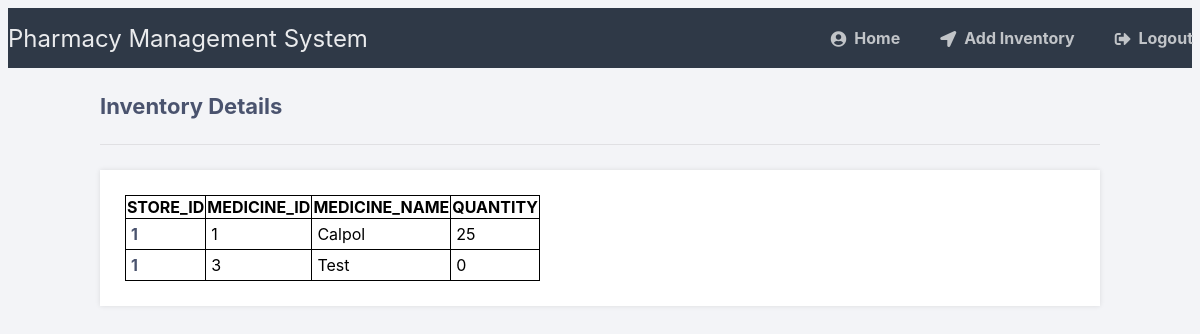
The app's page /viewinventory.php (signed in) with its own data.
### tables this page shows
CREATE TABLE `inventory` (
  `STORE_ID` int(20) NOT NULL,
  `MEDICINE_ID` int(20) NOT NULL,
  `QUANTITY` decimal(10,0) NOT NULL
);

CREATE TABLE `medicine` (
  `MEDICINE_ID` int(20) NOT NULL,
  `MEDICINE_NAME` varchar(20) NOT NULL,
  `MANUFACTURER` varchar(20) NOT NULL,
  `PRICE` decimal(10,0) NOT NULL,
  `DATE_OF_MANUFACTURE` date NOT NULL,
  `DATE_OF_EXPIRY` date NOT NULL,
  `DESCRIPTION` varchar(20) NOT NULL
);

### viewinventory.php (the view, shortened to what this page needs)
<?php
$DATABASE_HOST = 'localhost';
$DATABASE_USER = 'root';
$DATABASE_PASS = '';
$DATABASE_NAME = 'pharmacylogin';
$con = mysqli_connect($DATABASE_HOST, $DATABASE_USER, $DATABASE_PASS, $DATABASE_NAME);
$stmt = $con->prepare("SELECT STORE_ID, inventory.MEDICINE_ID, MEDICINE_NAME, QUANTITY FROM INVENTORY INNER JOIN MEDICINE ON INVENTORY.MEDICINE_ID = MEDICINE.MEDICINE_ID");
$stmt->execute();
$result = $stmt->get_result();
?>
<!DOCTYPE html>
<html>
	<head>
		<link href="style.css" rel="stylesheet" type="text/css">
		<link rel="stylesheet" href="https://use.fontawesome.com/releases/v5.7.1/css/all.css">
	</head>
	<body class="loggedin">
		<nav class="navtop">
			<div>
				<h1>Pharmacy Management System</h1>
				<a href="admin.php"><i class="fas fa-user-circle"></i>Home</a>
				<a href="addinventory.php"><i class="fas fa-location-arrow"></i>Add Inventory</a>
				<a href="logout.php"><i class="fas fa-sign-out-alt"></i>Logout</a>
			</div>
		</nav>
		<div class="content">
		<h2>Inventory Details</h2>
			<div>
				<table>
					<tr>
						<th>STORE_ID</th>
						<th>MEDICINE_ID</th>
						<th>MEDICINE_NAME</th>
						<th>QUANTITY</th>
					</tr>
<?php
while($data = $result->fetch_assoc()) {
?>
					<tr>
						<td><?=$data['STORE_ID']?></td>
						<td><?=$data['MEDICINE_ID']?></td>
						<td><?=$data['MEDICINE_NAME']?></td>
						<td><?=$data['QUANTITY']?></td>
					</tr>
<?php
}
?>
				</table>
			</div>
		</div>
	</body>
</html>

### style.css (style rules this page uses)
* { box-sizing: border-box; font-family: -apple-system, BlinkMacSystemFont, "segoe ui", roboto, oxygen, ubuntu, cantarell, "fira sans", "droid sans", "helvetica neue", Arial, sans-serif; font-size: 16px; -webkit-font-smoothing: antialiased; -moz-osx-font-smoothing: grayscale; }
body { background-color: #435165; }
.navtop { background-color: #2f3947; height: 60px; width: 100%; border: 0; }
.navtop div { display: flex; margin: 0 auto; width: 1205px; height: 100%; }
.navtop div h1, .navtop div a { display: inline-flex; align-items: center; }
.navtop div h1 { flex: 1; font-size: 24px; padding: 0; margin: 0; color: #eaebed; font-weight: normal; }
.navtop div a { padding: 0 20px; text-decoration: none; color: #c1c4c8; font-weight: bold; }
.navtop div a i { padding: 2px 8px 0 0; }
body.loggedin { background-color: #f3f4f7; }
.content { width: 1000px; margin: 0 auto; }
.content h2 { margin: 0; padding: 25px 0; font-size: 22px; border-bottom: 1px solid #e0e0e3; color: #4a536e; }
.content > p, .content > div { box-shadow: 0 0 5px 0 rgba(0, 0, 0, 0.1); margin: 25px 0; padding: 25px; background-color: #fff; }
.content > p table td, .content > div table td { padding: 5px; }
.content > p table td:first-child, .content > div table td:first-child { font-weight: bold; color: #4a536e; padding-right: 15px; }
table { border-collapse: collapse; }
table, th, td { border: 1px solid black; }

### records on screen
inventory: STORE_ID "1", MEDICINE_ID "1", MEDICINE_ID.MEDICINE_NAME "Calpol", QUANTITY "25"
inventory: STORE_ID "1", MEDICINE_ID "3", MEDICINE_ID.MEDICINE_NAME "Test", QUANTITY "0"
